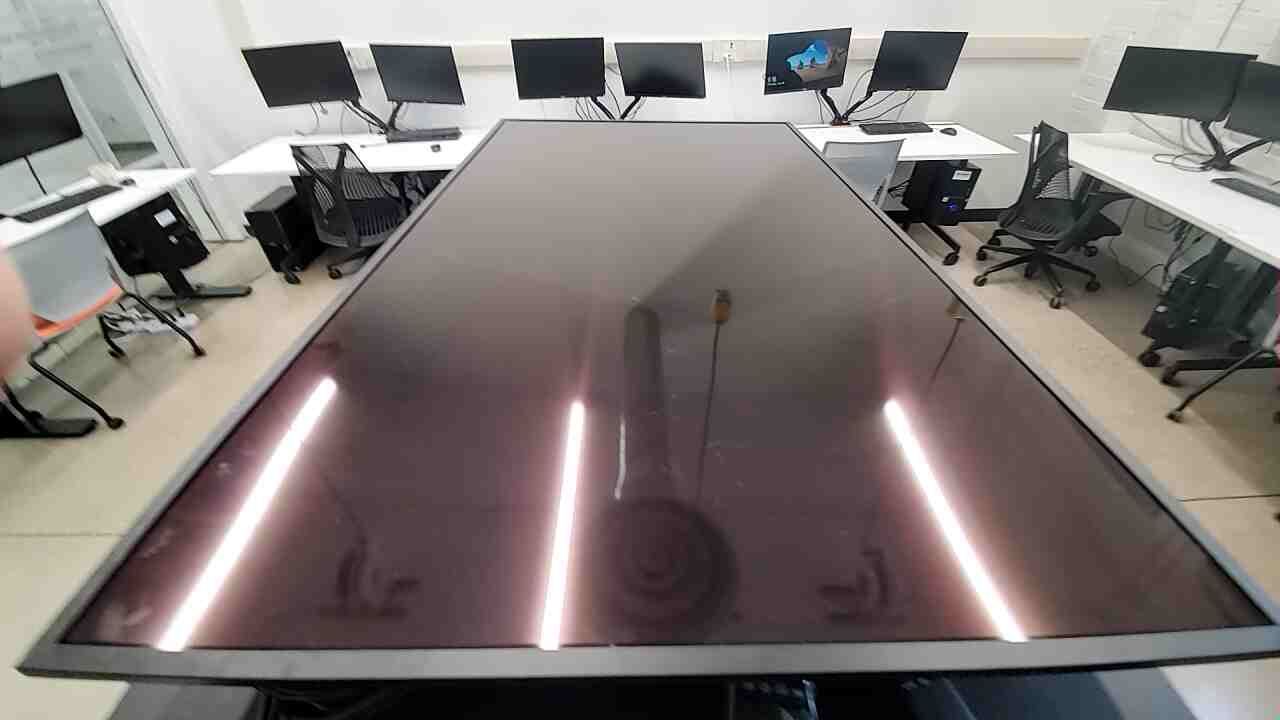
#> input picture images/1920x1080_30seconds_25quality/200.jpg, 1280 x 720 px, found by its file name
$ python process_image_lines.py
#> lines starting #> are read from the running program, lines starting #| are printed output that depends on the picture; after the words box and inside, x2 and y2 are one past the last pixel; in counts of white or black regions, pixels touching at a corner belong together
import cv2
import numpy as np
import math

##### HoughLines #####

src_img = cv2.imread('./images/640x480_30seconds_100quality/200.jpg')
#> src_img is the input picture: shape (720, 1280, 3); mean B, G, R 117.7, 120.1, 127.6

cv2.imshow('Original Image',src_img)

grayscale = cv2.cvtColor(src_img, cv2.COLOR_BGR2GRAY)
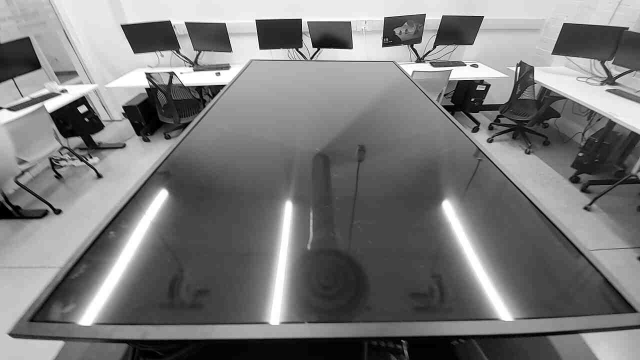
#> grayscale: shape (720, 1280) (shown at 1/2 size); min 0, max 255, mean 122
cv2.imshow('Grayscale', grayscale)

edges = cv2.Canny(grayscale, 100, 100)
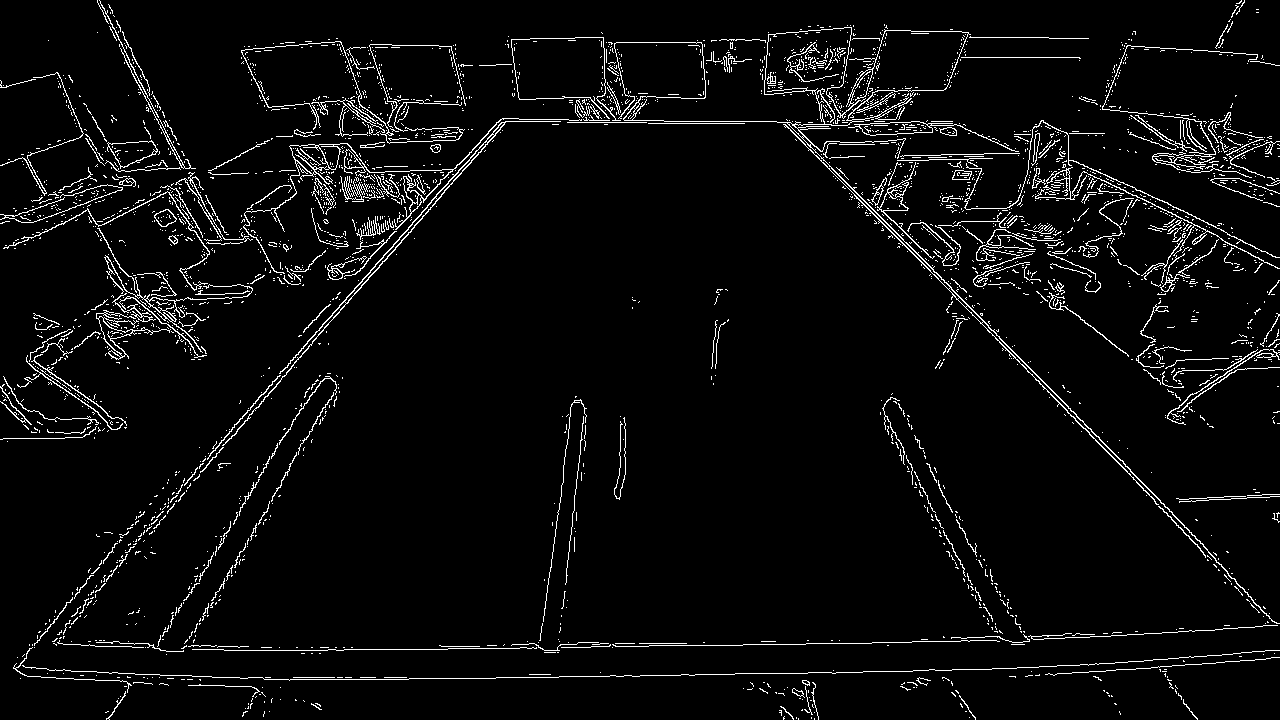
#> edges: shape (720, 1280); 4.4% white in thin lines or dots

lines = cv2.HoughLines(edges, 0.7, np.pi / 180, 150, None, 0, 0)
#> lines = 39 rows, first 8: [686, 1.55], [121.1, 1.57], [460.6, 0.716], [657.3, 1.55], [-466.9, 2.36], [676.9, 1.57], [456.4, 0.716], [-482.3, 2.37]

for i in range(0, len(lines)):
            rho_l = lines[i][0][0]
            theta_l = lines[i][0][1]
            a_l = math.cos(theta_l)
            b_l = math.sin(theta_l)
            x0_l = a_l * rho_l
            y0_l = b_l * rho_l
            pt1_l = (int(x0_l + 1000*(-b_l)), int(y0_l + 1000*(a_l)))
            pt2_l = (int(x0_l - 1000*(-b_l)), int(y0_l - 1000*(a_l)))
            cv2.line(src_img, pt1_l, pt2_l, (0,0,255), 1, cv2.LINE_AA)
#> this loop made 39 passes
#> (rho_l, theta_l, a_l, b_l, x0_l, y0_l, pt1_l, pt2_l) on passes 1 to 6: (686, 1.55, 0.0175, 1, 11.97, 685.9, (-987, 703), (1011, 668)), (121.1, 1.57, -4.37e-08, 1, -5.29e-06, 121.1, (-1000, 121), (999, 121)), (460.6, 0.716, 0.755, 0.656, 347.6, 302.2, (-308, 1056), (1003, -452)), (657.3, 1.55, 0.0175, 1, 11.47, 657.2, (-988, 674), (1011, 639)), (-466.9, 2.36, -0.707, 0.707, 330.1, -330.1, (-376, -1037), (1037, 376)), (676.9, 1.57, -4.37e-08, 1, -2.96e-05, 676.9, (-1000, 676), (999, 676))
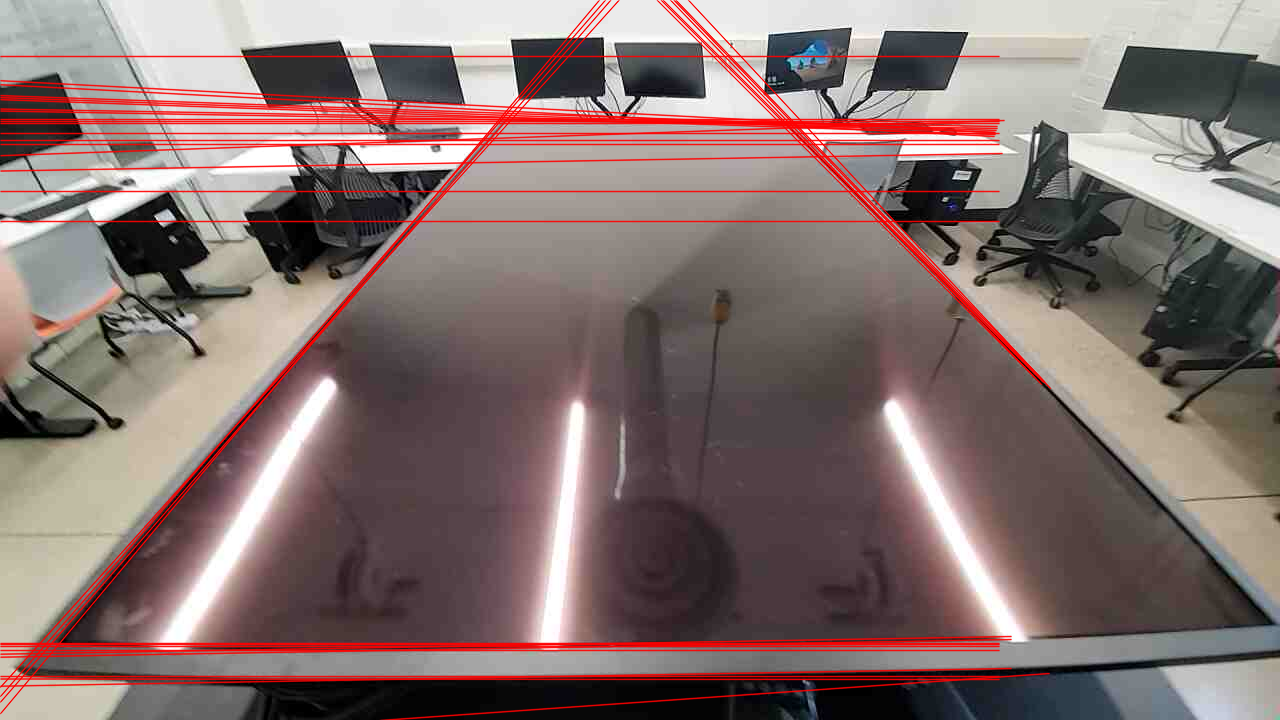
#> src_img: shape (720, 1280, 3); 8.13% of pixels changed, all inside (x1, y1, x2, y2) = (0, 0, 1052, 720)

cv2.imshow("Image with lines", src_img)
cv2.waitKey(0)

$ run again, with images/1920x1080_30seconds_25quality/1.jpg copied over images/1920x1080_30seconds_25quality/200.jpg
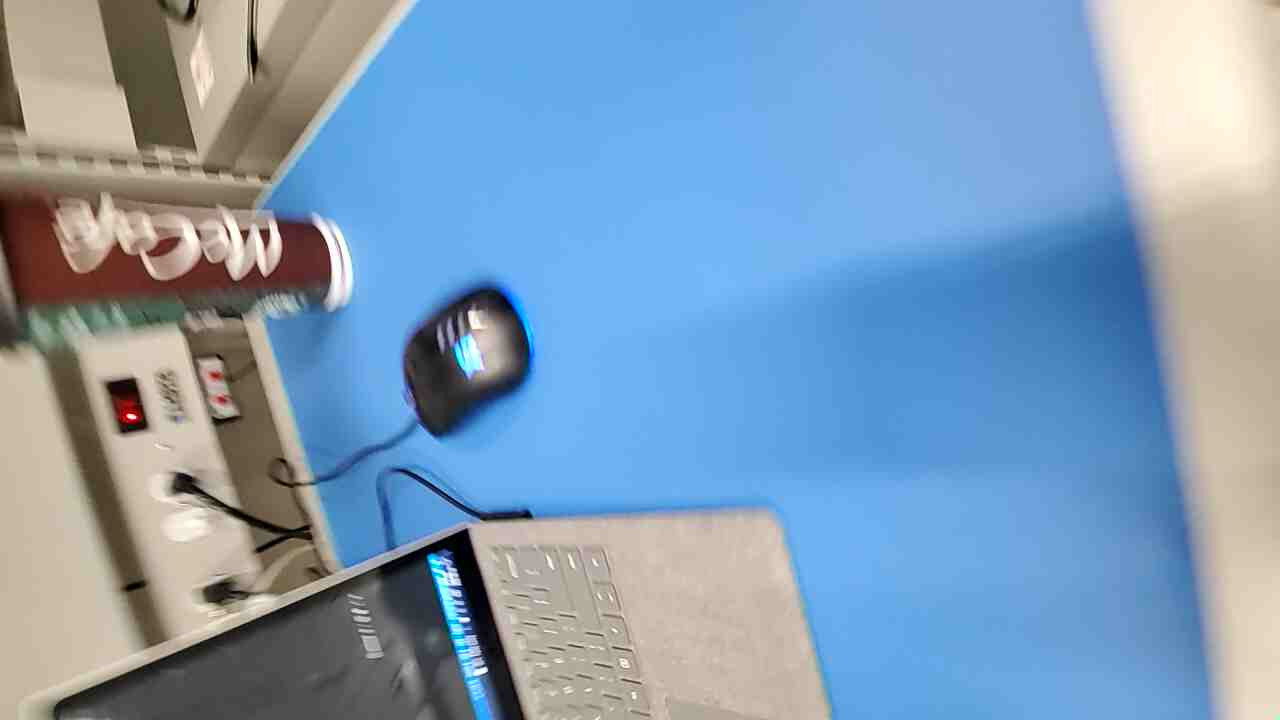
#> input picture images/1920x1080_30seconds_25quality/1.jpg, 1280 x 720 px, found by its file name
#> src_img is the input picture: shape (720, 1280, 3); mean B, G, R 183.6, 156.7, 128.9
#> `edges = cv2.Canny(grayscale, 100, 100)`:
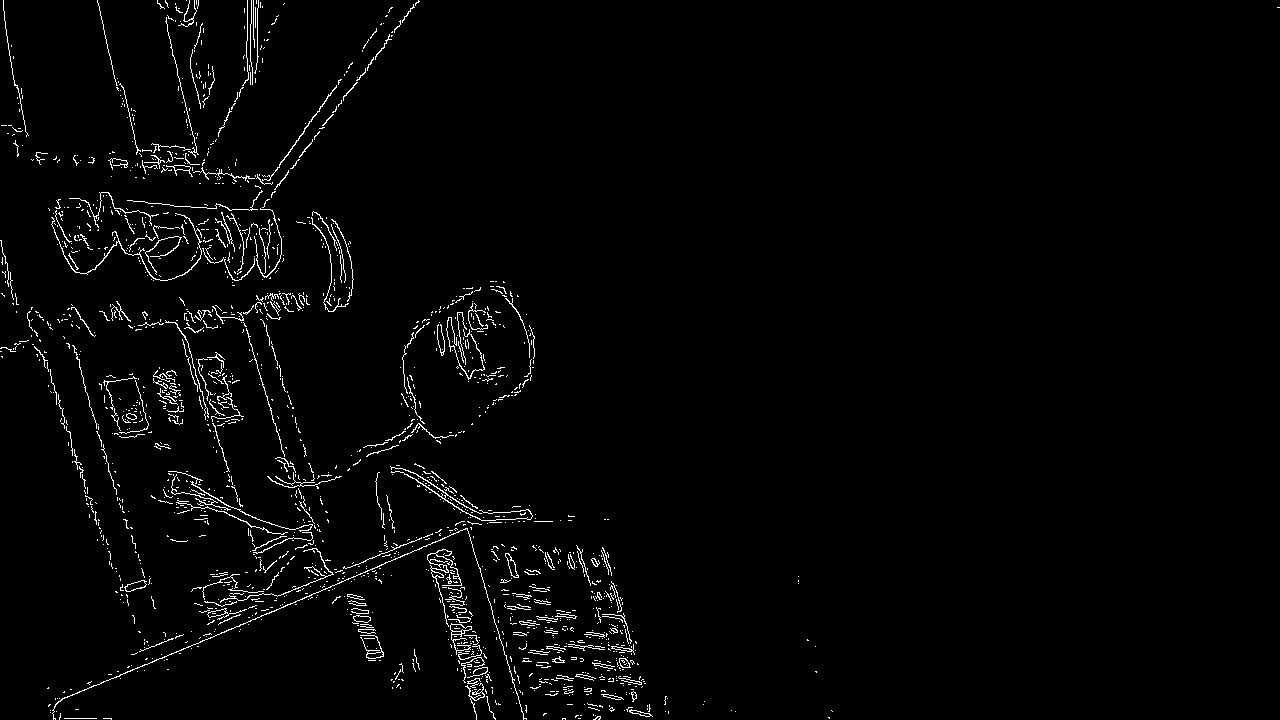
#> edges: shape (720, 1280); 2.1% white in thin lines or dots
#> lines = [[668.5, 1.17], [655.9, 1.19]]
#> the loop `for i in range(0, len(lines)):` made 2 passes
#> (rho_l, theta_l, a_l, b_l, x0_l, y0_l, pt1_l, pt2_l) on passes 1 to 2: (668.5, 1.17, 0.391, 0.921, 261.2, 615.4, (-659, 1006), (1181, 224)), (655.9, 1.19, 0.375, 0.927, 245.7, 608.1, (-681, 982), (1172, 233))
#> after the loop `for i in range(0, len(lines)):`:
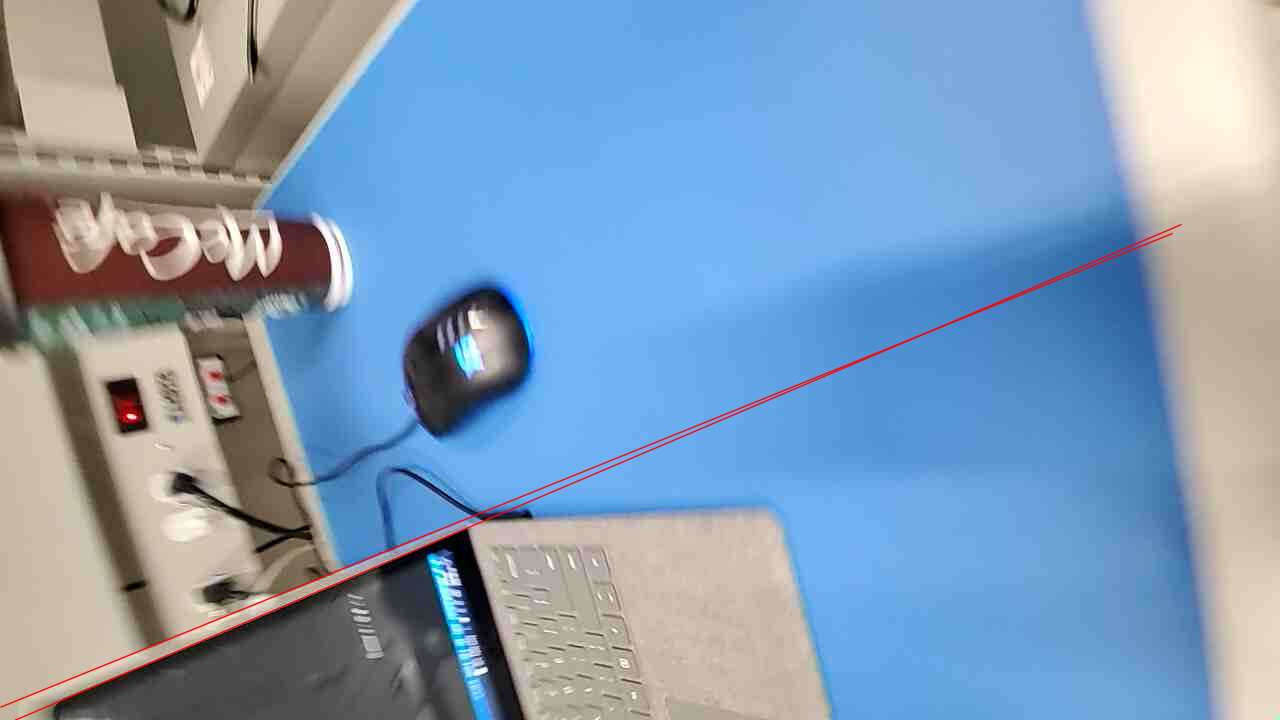
#> src_img: shape (720, 1280, 3); 0.71% of pixels changed, all inside (x1, y1, x2, y2) = (0, 223, 1183, 720)

$ run again, with images/1920x1080_30seconds_25quality/10.jpg copied over images/1920x1080_30seconds_25quality/200.jpg
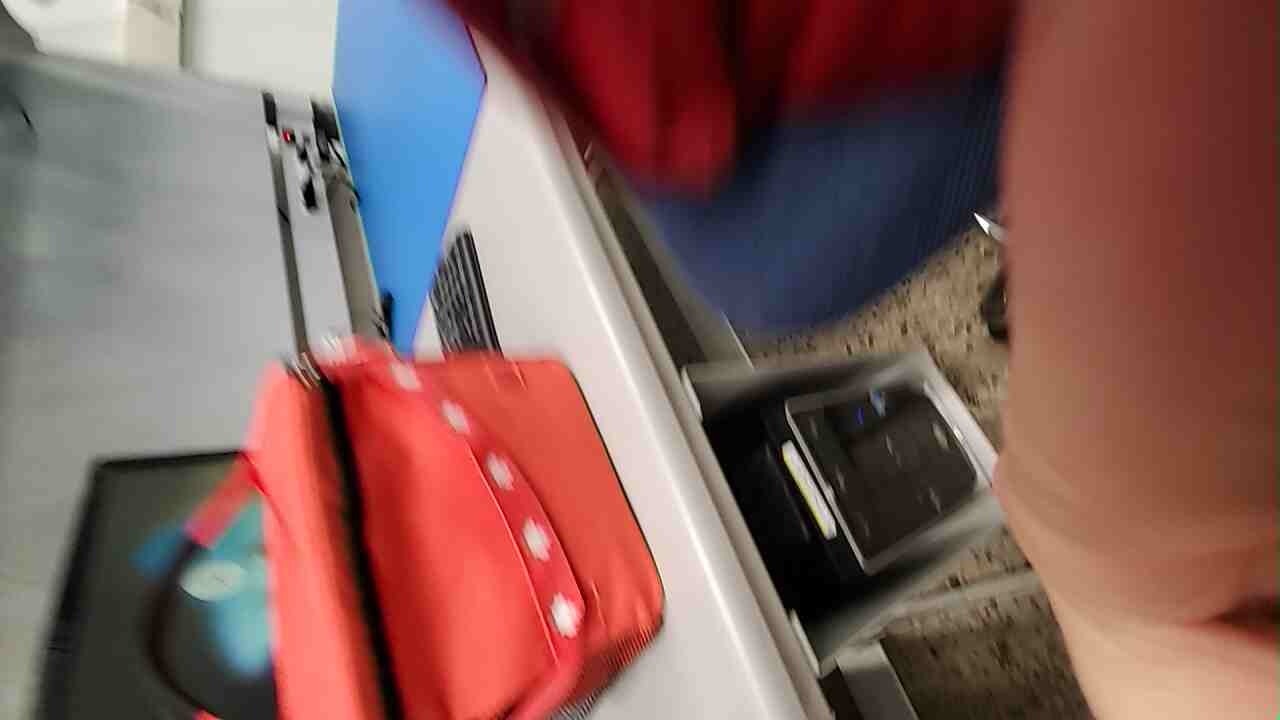
#> input picture images/1920x1080_30seconds_25quality/10.jpg, 1280 x 720 px, found by its file name
#> src_img is the input picture: shape (720, 1280, 3); mean B, G, R 91.9, 96, 130.7
#> `edges = cv2.Canny(grayscale, 100, 100)`:
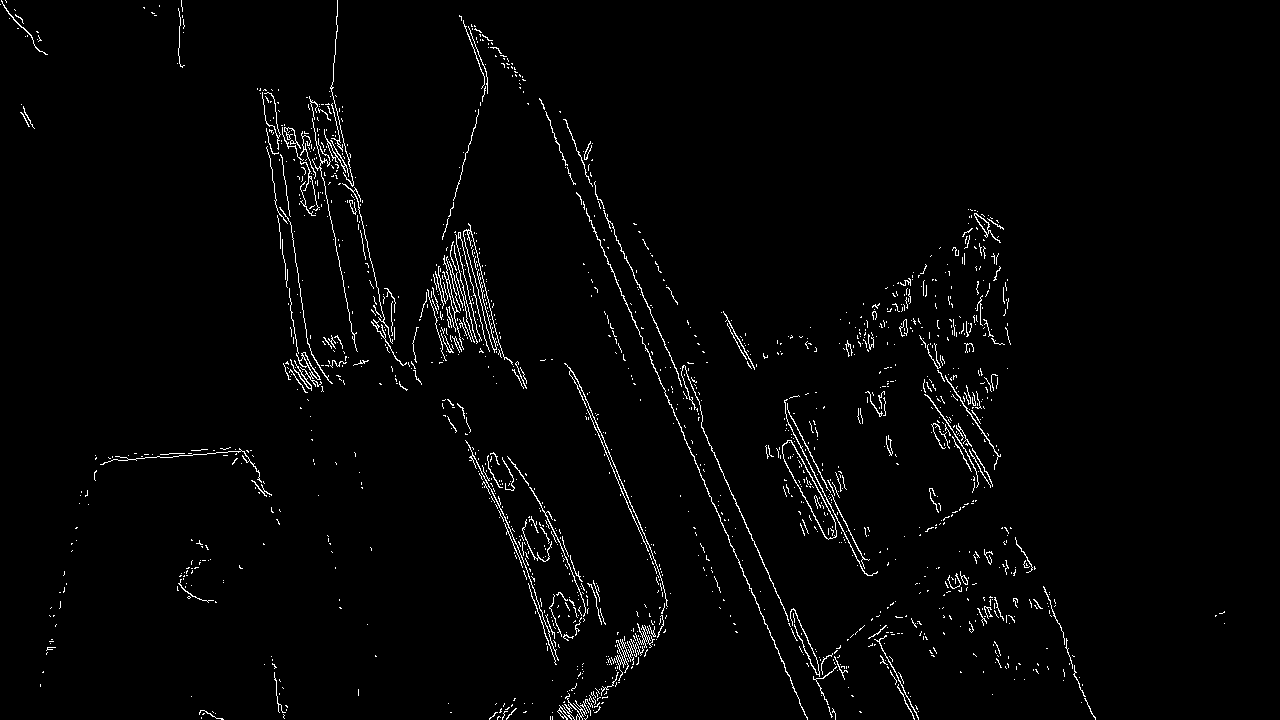
#> edges: shape (720, 1280); 2% white in thin lines or dots
#> lines = [[-467.6, 2.72]]
#> the loop `for i in range(0, len(lines)):` made 1 pass
#> (rho_l, theta_l, a_l, b_l, x0_l, y0_l, pt1_l, pt2_l) on pass 1: (-467.6, 2.72, -0.914, 0.407, 427.2, -190.2, (20, -1103), (833, 723))
#> after the loop `for i in range(0, len(lines)):`:
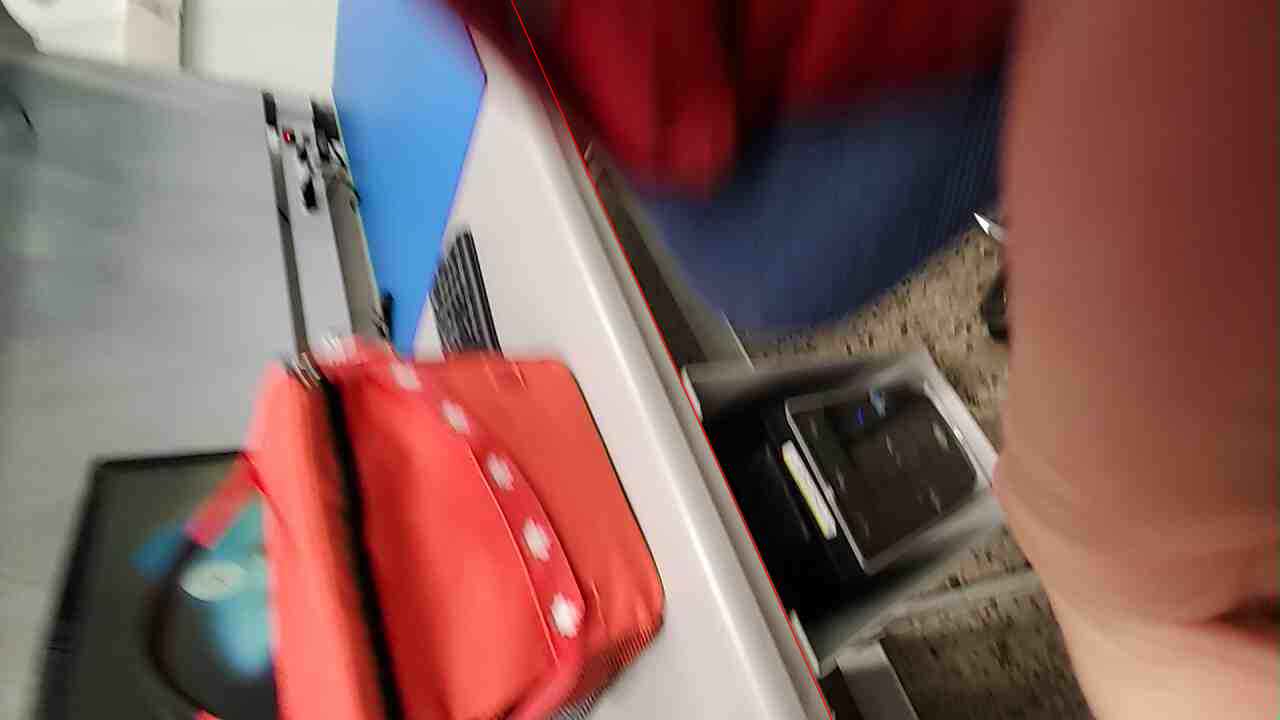
#> src_img: shape (720, 1280, 3); 0.23% of pixels changed, all inside (x1, y1, x2, y2) = (510, 0, 833, 720)
